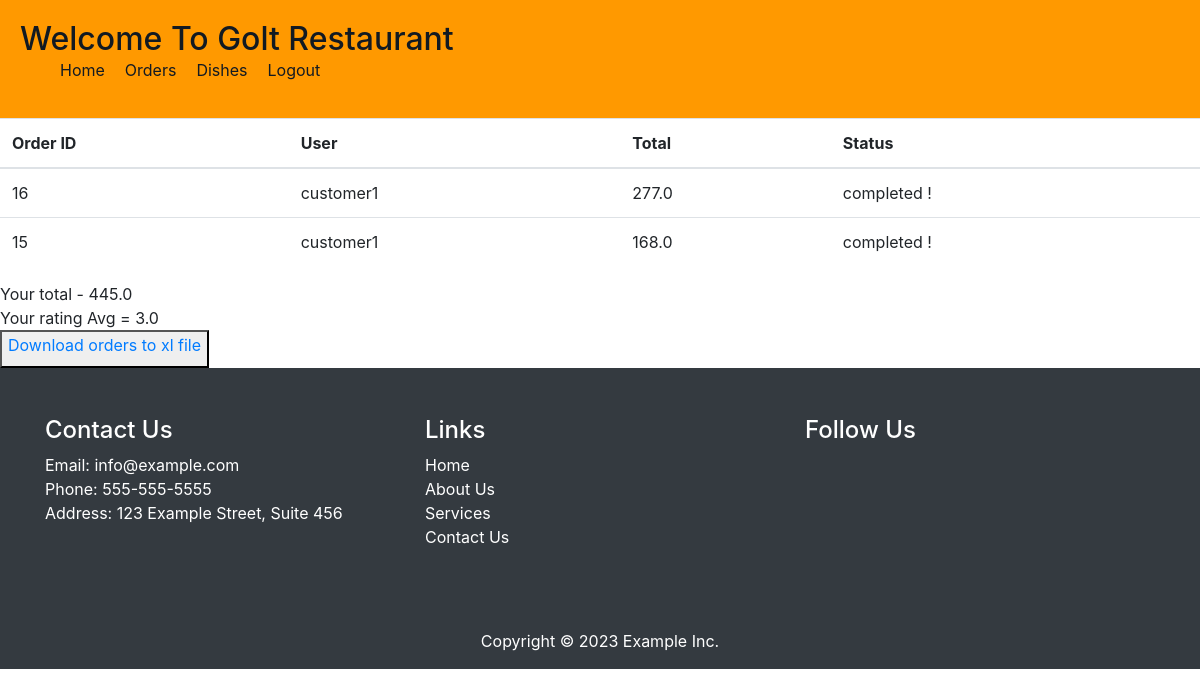
/restaurant/orders/view (signed in), run on the app's committed database.
### customer/models.py (models this page shows)
class Order(models.Model):
    user = models.ForeignKey(CustomUser, on_delete=models.CASCADE)
    restaurant = models.ForeignKey(Restaurant, on_delete=models.CASCADE, null=True)
    total = models.FloatField()
    paid_status = models.BooleanField(default=False)
    location = models.ForeignKey(Location, on_delete=models.CASCADE)
    phone = models.FloatField()
    ready = models.BooleanField(default=False)
    delivered = models.BooleanField(default=False)
    class Meta:
        verbose_name_plural = 'Orders'

### authentication/models.py (models this page shows)
class CustomUser(AbstractUser):
    kind = models.CharField(max_length=30, choices=USER_TYPE, default='5')

### restaurant/views.py (the view)
# urls.py: path('orders/view',views.orders_page,name='orders_page'),
def orders_page(request):
    restaurant = Restaurant.objects.get(user=request.user)
    orders = Order.objects.filter(restaurant=restaurant,delivered=True).order_by('-id')
    orders_sum = orders.aggregate(Sum('total'))
    rating_avg = Rating.objects.filter(restaurant=restaurant).aggregate(Avg('rate'))
    return render(request, 'restaurant/orders.html', {'orders': orders, 'sum': orders_sum, 'avg': rating_avg})

### Golt/templates/restaurant/orders.html (shortened to what this page needs)
{% extends 'restaurant/base.html' %}
{% load static %}
{% block content %}
<!DOCTYPE html>
<html lang="en">
<head>
</head>
<body>
    <table class="table">
        <thead>
          <tr>
            <th>Order ID</th>
            <th>User</th>
            <th>Total</th>
            <th>Status</th>
          </tr>
        </thead>
        <tbody>
        {% for order in orders %}
          <tr>
            <td>{{ order.id }}</td>
            <td>{{ order.user }}</td>
            <td>{{ order.total }}</td>
            {% if order.delivered == False %}
                <td>Not completed</td>
            {% else %}
                <td>completed !</td>
            {% endif %}
          </tr>
        {% endfor %}
        </tbody>
      </table>
      Your total - {{sum.total__sum}}
      <br>
      Your rating Avg = {{avg.rate__avg}}
      <br>
      <button><a href="/restaurant/download/orders"><label>Download orders to xl file</label></a></button>
</body>
</html>
{% endblock %}

### data on the page
Order: id "16", user "customer1", total "277.0", delivered "completed !"
Order: id "15", user "customer1", total "168.0", delivered "completed !"

### other printed values
{{ sum.total__sum }} "445.0"
{{ avg.rate__avg }} "3.0"
